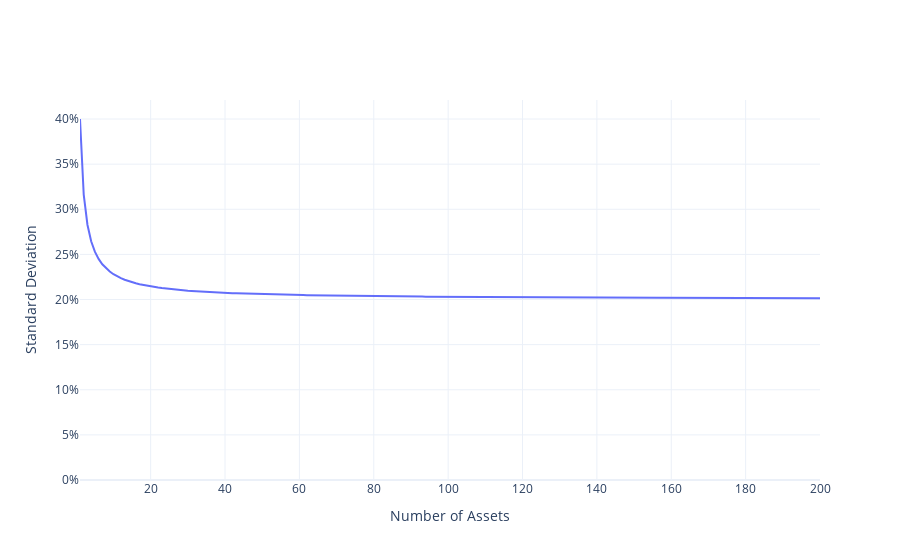

Source (notebook cell):
### Markdown cell above
# FIGURE

### Code cell
import numpy as np
import plotly.graph_objects as go

num_assets = np.arange(1, 201)
variances = stdev**2 / num_assets + (num_assets-1)*stdev**2*corr / num_assets
string = "Number of Assets = %{x}<br>Standard Deviation = %{y:0.2%} <extra></extra>"
trace = go.Scatter(
    x=num_assets,
    y=np.sqrt(variances),
    mode="lines",
    hovertemplate=string,
)

fig = go.Figure(trace)
fig.update_layout(
    xaxis_title="Number of Assets",
    yaxis_title="Standard Deviation",
    yaxis_tickformat=",.0%",
    yaxis_rangemode="tozero",
    template="plotly_white"
)
fig.show()

### Figure 1 — Plotly figure (JSON) as saved in the notebook; plotly's stock layout.template omitted (floating-point values rounded to 4 significant figures; data arrays with more than 128 entries replaced by an {"elided": "..."} marker saying what was removed)
{"data": [{"hovertemplate": "Number of Assets = %{x}<br>Standard Deviation = %{y:0.2%} <extra></extra>", "mode": "lines", "type": "scatter", "x": {"elided": "200 int values"}, "y": {"elided": "200 float values"}}], "layout": {"xaxis": {"title": {"text": "Number of Assets"}}, "yaxis": {"rangemode": "tozero", "tickformat": ",.0%", "title": {"text": "Standard Deviation"}}}}
